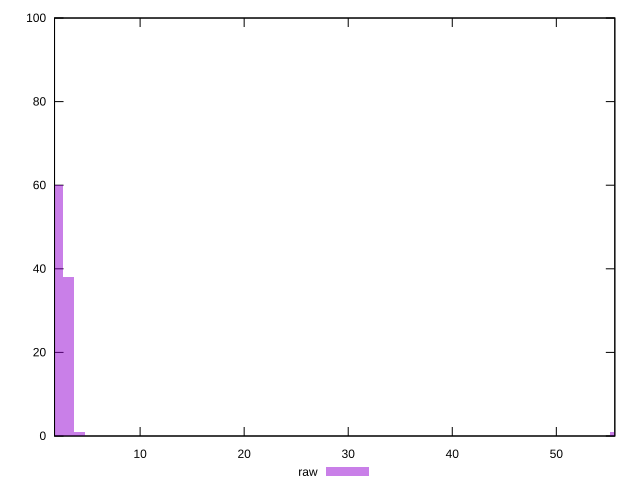

Here is the gnuplot script that generated this plot:
reset

$raw <<EOF
55.63537553489116 1
3.149172200088179 38
2.0994481333921193 60
4.198896266784239 1
EOF

set key outside below
set boxwidth 1.0497240666960597
set xrange [1.776:55.621]
set yrange [0:100]
set trange [0:100]
set style fill transparent solid 0.5 noborder
set terminal svg size 640, 490 enhanced background rgb 'white'
set output "reports/report_00033_2021-03-01T14-23-16.841Z/server-response-time/samples/astro-cached/raw/histogram.svg"

plot $raw title "raw" with boxes

reset
